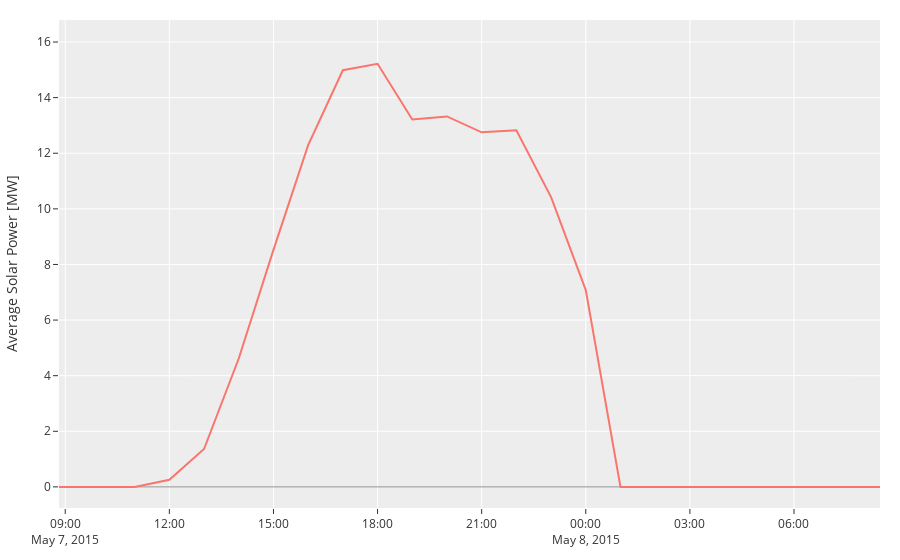

The code cell stored with this chart in its notebook:
### Code cell
fig = go.Figure()
fig.add_trace(go.Scatter(x=atlite_solar_power.loc[atlite_solar_power.index.month == 5].index, y=atlite_solar_power.loc[atlite_solar_power.index.month == 5].values))
fig.update_layout(
    margin=dict(l=20, r=20, b=20, t=20),
    # height=600, width=600,
    # yaxis=dict(scaleanchor="x", scaleratio=1),
    xaxis_zeroline=True,
    yaxis_zeroline=True,
    xaxis_zerolinecolor='#969696',
    yaxis_zerolinecolor='#969696',
    yaxis_title="Average Solar Power [MW]",
    # xaxis_title="Time [s]"
    # xaxis_range=[-25, 25],
    # yaxis_range=[-25, 25],
)

### Figure 1 — Plotly figure (JSON) as saved in the notebook; plotly's stock layout.template omitted (floating-point values rounded to 4 significant figures; data arrays with more than 128 entries replaced by an {"elided": "..."} marker saying what was removed)
{"data": [{"type": "scatter", "x": {"elided": "744 str values"}, "y": {"elided": "744 float values"}}], "layout": {"autosize": true, "margin": {"b": 20, "l": 20, "r": 20, "t": 20}, "xaxis": {"autorange": false, "range": ["2015-05-07 08:49:12.4957", "2015-05-08 08:28:42.5473"], "type": "date", "zeroline": true, "zerolinecolor": "#969696"}, "yaxis": {"autorange": false, "range": [-0.7591, 16.79], "title": {"text": "Average Solar Power [MW]"}, "type": "linear", "zeroline": true, "zerolinecolor": "#969696"}}}
